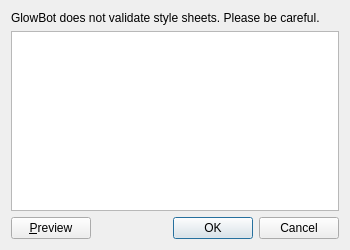
<?xml version="1.0" encoding="UTF-8"?>
<ui version="4.0">
 <class>glowbot_style_sheet</class>
 <widget class="QDialog" name="glowbot_style_sheet">
  <property name="geometry">
   <rect>
    <x>0</x>
    <y>0</y>
    <width>350</width>
    <height>250</height>
   </rect>
  </property>
  <property name="windowTitle">
   <string>GlowBot: Widget Style Sheet</string>
  </property>
  <property name="windowIcon">
   <iconset resource="../Icons/icons.qrc">
    <normaloff>:/Logo/glowbot-logo.png</normaloff>:/Logo/glowbot-logo.png</iconset>
  </property>
  <layout class="QVBoxLayout" name="verticalLayout">
   <item>
    <widget class="QLabel" name="label">
     <property name="text">
      <string>GlowBot does not validate style sheets. Please be careful.</string>
     </property>
     <property name="wordWrap">
      <bool>true</bool>
     </property>
    </widget>
   </item>
   <item>
    <widget class="QTextEdit" name="style_sheet"/>
   </item>
   <item>
    <layout class="QHBoxLayout" name="horizontalLayout_2">
     <item>
      <widget class="QPushButton" name="preview">
       <property name="text">
        <string>&amp;Preview</string>
       </property>
      </widget>
     </item>
     <item>
      <widget class="QDialogButtonBox" name="buttonBox">
       <property name="orientation">
        <enum>Qt::Horizontal</enum>
       </property>
       <property name="standardButtons">
        <set>QDialogButtonBox::Cancel|QDialogButtonBox::Ok</set>
       </property>
      </widget>
     </item>
    </layout>
   </item>
  </layout>
 </widget>
 <tabstops>
  <tabstop>style_sheet</tabstop>
  <tabstop>preview</tabstop>
  <tabstop>buttonBox</tabstop>
 </tabstops>
 <resources>
  <include location="../Icons/icons.qrc"/>
 </resources>
 <connections>
  <connection>
   <sender>buttonBox</sender>
   <signal>accepted()</signal>
   <receiver>glowbot_style_sheet</receiver>
   <slot>accept()</slot>
   <hints>
    <hint type="sourcelabel">
     <x>248</x>
     <y>254</y>
    </hint>
    <hint type="destinationlabel">
     <x>157</x>
     <y>274</y>
    </hint>
   </hints>
  </connection>
  <connection>
   <sender>buttonBox</sender>
   <signal>rejected()</signal>
   <receiver>glowbot_style_sheet</receiver>
   <slot>reject()</slot>
   <hints>
    <hint type="sourcelabel">
     <x>316</x>
     <y>260</y>
    </hint>
    <hint type="destinationlabel">
     <x>286</x>
     <y>274</y>
    </hint>
   </hints>
  </connection>
 </connections>
</ui>
